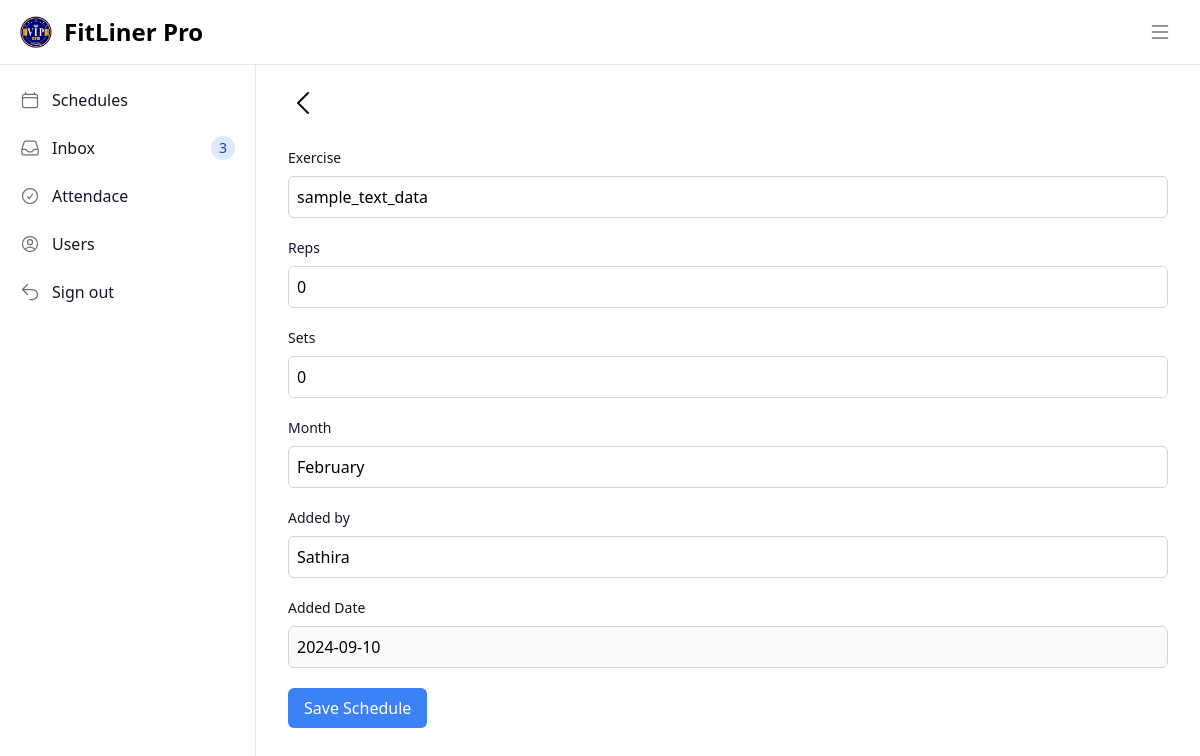
The app's page /public/schedule_form.php?id=1 (signed in) with its own data.
### tables this page shows
CREATE TABLE `shedule` (
  `id` int NOT NULL,
  `excercise` text NOT NULL,
  `reps` varchar(255) NOT NULL,
  `sets` varchar(255) NOT NULL,
  `month` varchar(255) NOT NULL,
  `added_by` text NOT NULL,
  `added_date` date NOT NULL
);

### public/schedule_form.php (the view, shortened to what this page needs)
<?php
include '../config.php';
$exercise = '';
$reps = '';
$sets = '';
$month = '';
$added_by = '';
$added_date = '';
if (isset($_GET['id'])) {
    $id = $_GET['id'];
    $sql = "SELECT * FROM shedule WHERE id = ?";
    $stmt = $conn->prepare($sql);
    $stmt->bind_param("i", $id);
    $stmt->execute();
    $result = $stmt->get_result();
    if ($result->num_rows > 0) {
        $schedule = $result->fetch_assoc();
        $exercise = $schedule['excercise'];
        $reps = $schedule['reps'];
        $sets = $schedule['sets'];
        $month = $schedule['month'];
        $added_by = $schedule['added_by'];
        $added_date = $schedule['added_date'];
    }
}
?>
<!DOCTYPE html>
<html lang="en">
<head>
    <script src="https://cdn.tailwindcss.com"></script>
</head>
<body>
    <nav class="fixed top-0 z-50 w-full bg-white border-b border-gray-200 dark:bg-gray-800 dark:border-gray-700">
        <div class="px-3 py-3 lg:px-5 lg:pl-3">
            <div class="flex items-center justify-between">
                <div class="flex items-center justify-start rtl:justify-end">
                    <a href="../index.php" class="flex ms-2 md:me-24">
                        <img src="../assets/images/logo.png" class="h-8 me-3" alt="FitLiner Logo" />
                        <span class="self-center text-xl font-semibold sm:text-2xl whitespace-nowrap dark:text-orange-600">FitLiner Pro</span>
                    </a>
                </div>
                <button id="sidebarToggle" class="p-2">
                    <svg xmlns="http://www.w3.org/2000/svg" fill="none" class="w-6 h-6 text-gray-500 dark:text-gray-400" viewBox="0 0 24 24" stroke-width="1.5" stroke="currentColor">
                        <path stroke-linecap="round" stroke-linejoin="round" d="M4.5 6h15M4.5 12h15M4.5 18h15" />
                    </svg>
                </button>
            </div>
        </div>
    </nav>
    <aside id="logo-sidebar" class="fixed top-0 left-0 z-40 w-64 h-screen pt-20 transition-transform -translate-x-full bg-white border-r border-gray-200 sm:translate-x-0 dark:bg-gray-800 dark:border-gray-700" aria-label="Sidebar">
        <div class="h-full px-3 pb-4 overflow-y-auto bg-white dark:bg-gray-800">
            <ul class="space-y-2 font-medium">
                <li>
                    <a href="?active=schedules" class="flex items-center p-2 text-gray-900 rounded-lg dark:text-white hover:bg-gray-100 dark:hover:bg-gray-700 group">
                        <span class="flex-1 ms-3 whitespace-nowrap">Schedules</span>
                    </a>
                </li>
                <li>
                    <a href="?active=inbox" class="flex items-center p-2 text-gray-900 rounded-lg dark:text-white hover:bg-gray-100 dark:hover:bg-gray-700 group">
                        <span class="flex-1 ms-3 whitespace-nowrap">Inbox</span>
                        <span class="inline-flex items-center justify-center w-3 h-3 p-3 text-sm font-medium text-blue-800 bg-blue-100 rounded-full ms-3 dark:bg-blue-900 dark:text-blue-300">3</span>
                    </a>
                </li>
                <li>
                    <a href="?active=attendance" class="flex items-center p-2 text-gray-900 rounded-lg dark:text-white hover:bg-gray-100 dark:hover:bg-gray-700 group">
                        <span class="flex-1 ms-3 whitespace-nowrap">Attendace</span>
                    </a>
                </li>
                <li>
                    <a href="?active=users" class="flex items-center p-2 text-gray-900 rounded-lg dark:text-white hover:bg-gray-100 dark:hover:bg-gray-700 group">
                        <span class="flex-1 ms-3 whitespace-nowrap">Users</span>
                    </a>
                </li>
                <li>
                    <a href="../controllers/LogoutController.php" class="flex items-center p-2 text-gray-900 rounded-lg dark:text-white hover:bg-gray-100 dark:hover:bg-gray-700 group">
                        <span class="flex-1 ms-3 whitespace-nowrap">Sign out</span>
                    </a>
                </li>
            </ul>
        </div>
    </aside>
    <div class="p-4 sm:ml-64">
        <div class="p-4 mt-14">
        <a href="admin_dashboard.php"><button> <img src="../assets/images/Icon/back.png" alt=""></button></a>
        <br>
        <br>
            <form method="POST" action="">
                <div class="mb-5">
                    <label for="exercise" class="block mb-2 text-sm font-medium text-gray-900">Exercise</label>
                    <input type="text" id="exercise" name="exercise" value="<?php echo htmlspecialchars($exercise); ?>" class="block w-full p-2 border border-gray-300 rounded-md">
                </div>
                <div class="mb-5">
                    <label for="reps" class="block mb-2 text-sm font-medium text-gray-900">Reps</label>
                    <input type="number" id="reps" name="reps" value="<?php echo htmlspecialchars($reps); ?>" class="block w-full p-2 border border-gray-300 rounded-md">
                </div>
                <div class="mb-5">
                    <label for="sets" class="block mb-2 text-sm font-medium text-gray-900">Sets</label>
                    <input type="number" id="sets" name="sets" value="<?php echo htmlspecialchars($sets); ?>" class="block w-full p-2 border border-gray-300 rounded-md">
                </div>
                <div class="mb-5">
                    <label for="month" class="block mb-2 text-sm font-medium text-gray-900">Month</label>
                    <input type="text" id="month" name="month" value="<?php echo htmlspecialchars($month); ?>" class="block w-full p-2 border border-gray-300 rounded-md">
                </div>
                <div class="mb-5">
                    <label for="added_by" class="block mb-2 text-sm font-medium text-gray-900">Added by</label>
                    <input type="text" id="added_by" name="added_by" value="<?php echo htmlspecialchars($added_by); ?>" class="block w-full p-2 border border-gray-300 rounded-md">
                </div>
                <div class="mb-5">
                    <label for="added_date" class="block mb-2 text-sm font-medium text-gray-900">Added Date</label>
                    <input type="text" id="added_date" name="added_date" value="<?php echo htmlspecialchars($added_date); ?>" disabled class="block w-full p-2 border border-gray-300 rounded-md">
                </div>
                <button type="submit" class="px-4 py-2 text-white bg-blue-500 rounded-md">Save Schedule</button>
            </form>
            <br>
        </div>
    </div>
</body>
</html>

### records on screen
shedule: exercise "sample_text_data", reps "0", sets "0", month "February", added_by "Sathira", added_date "2024-09-10"
